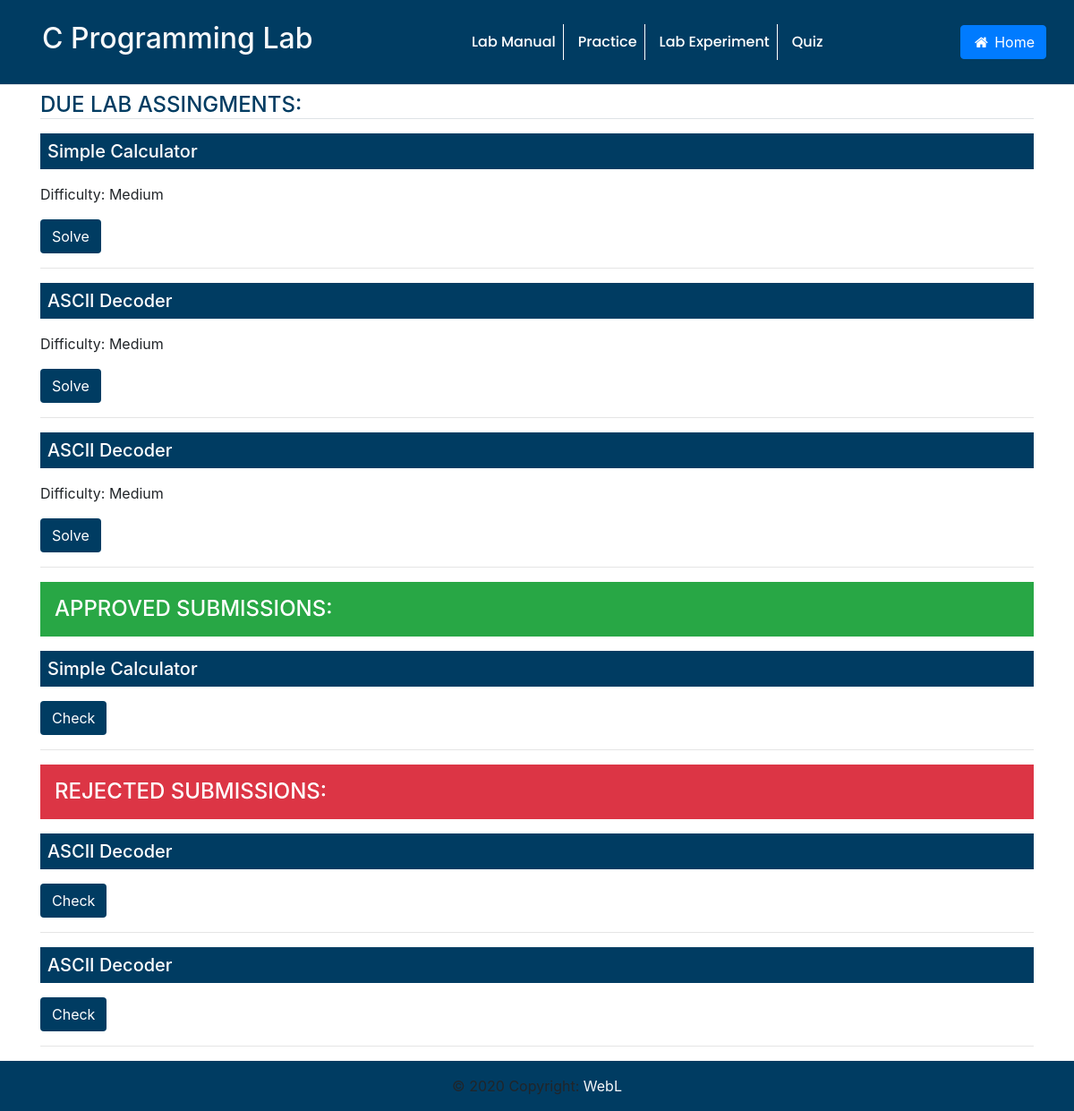
The app's page /lab/assignments/all (signed in), older data.
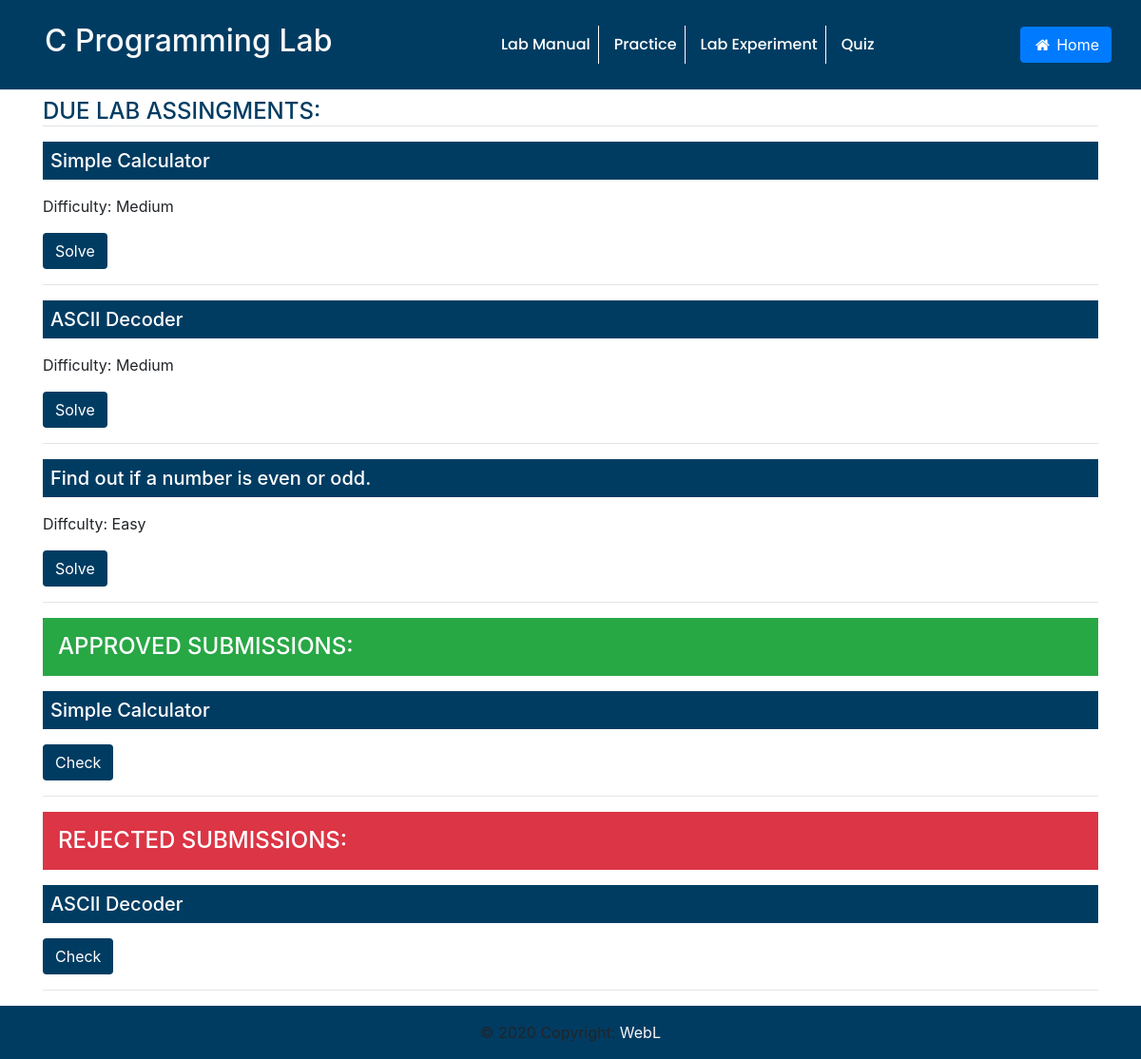
The same page, newer data.
### lab/models.py (models this page shows, shortened)
class Assignments(models.Model):
    title = models.CharField(max_length=150, default='')
    description = models.TextField(default='')
    objective = models.TextField(default='')
    task = models.TextField(default='')
    input_content = models.TextField(default='')
    output_content = models.TextField(default='')
    status = models.BooleanField(default=False)

class AssignmentSubmissions(models.Model):
    author = models.ForeignKey(CustomUser, on_delete=models.CASCADE)
    problem = models.ForeignKey(Assignments, on_delete=models.CASCADE)
    code = models.FileField(upload_to='assignmentSubmissions/')
    approved = models.BooleanField(default=False)
    reviewed = models.BooleanField(default=False)
    teachers_remarks = models.TextField(default='')

### lab/views.py (the view)
# urls.py: path('assignments/all', lab_views.labAssignments, name='lab-labassignments'),
def labAssignments(request):
    if request.user.is_authenticated:
        if request.user.position == 'Student':
            assignments = Assignments.objects.all()
            rejected_submissions = AssignmentSubmissions.objects.filter(reviewed=True, approved=False)
            accepted_submissions = AssignmentSubmissions.objects.filter(reviewed=True, approved=True)
            if assignments:
                context = {
                    'problems': assignments,
                    'rejected_submissions': rejected_submissions,
                    'accepted_submissions': accepted_submissions
            }
            else:
                context = {
                    'alert': "No assignments given yet."
                }
            for sub in accepted_submissions:
                print(sub.problem.title)
            for s in rejected_submissions:
                print(s.teachers_remarks)
            return render(request, 'lab/labexp.html', context)
        else:
            return redirect('lab-labproblems')
    else:
        messages.success(request, 'You need to login to first.')
        return redirect('user-login')

### lab/templates/lab/labexp.html (shortened to what this page needs)
{% load static %}
<!doctype html>
<html lang="en">
<head>
    <link rel="stylesheet" type="text/css" href="{% static 'lab/labexp.css' %}">
    <link rel="stylesheet" href="https://maxcdn.bootstrapcdn.com/bootstrap/4.0.0/css/bootstrap.min.css">
    <link rel="stylesheet" href="https://cdnjs.cloudflare.com/ajax/libs/font-awesome/4.7.0/css/font-awesome.min.css">
    </head>
    <body>
           <nav class="navbar navbar-expand-sm border-bottom shadow-sm nav1  p-3 ml-auto">
            <div class="container-fluid">
              <a href="homepage.html" class="nav-link text-light">
               <h2> C Programming Lab</h2>
              </a>
            <div class="collapse navbar-collapse " id="collapsibleNavbar">
              <ul class="navbar-nav m-auto">
                <li class="nav-item pl-2 active" style="border-right: 1.5px solid white">
                  <a class="nav-link " href="#" id="nt">Lab Manual</a>
                </li>
                <li class="nav-item pl-2 " style="border-right: 1.5px solid white">
                  <a class="nav-link" href="#" id="nt">Practice</a>
                </li>
                <li class="nav-item pl-2">
                  <a class="nav-link " style="border-right: 1.5px solid white" href="#" id="nt">Lab Experiment</a>
                </li>
                <li class="nav-item pl-2">
                    <a class="nav-link" href="#" id="nt">Quiz</a>
                  </li>
              </ul>
              <a  href="#"><button class="btn btn-primary"><i class="fa fa-fw fa-home"></i> Home</button></a>
            </div>
        </div>
        </nav>
    <main>
        <div class="container my-2">
          <h4 style="color: #003c62" class="border-bottom">DUE LAB ASSINGMENTS:</h4>
          {% for i in problems %}
              <div>
                    <h5 style="background: #003c62; color:#fff;" class="p-2 my-3">{{i.title}}</h5>
              </div>
              <div>
                  <p>{{i.description}}</p>
              </div>
              <button class="btn" style="background: #003c62; color:#fff;"><a href=all/{{i.id}} style="text-decoration: none; color:#fff;">Solve</a></button>
          <hr>
          {% endfor %}
        </div>
        <div class="container my-2">
          <h4 style="color: #fff" class="p-3 bg-success">APPROVED SUBMISSIONS:</h4>
          {% for i in accepted_submissions %}
              <div>
                    <h5 style="background: #003c62; color:#fff;" class="p-2 my-3">{{i.problem.title}}</h5>
              </div>
              <button class="btn" style="background: #003c62; color:#fff;"><a href={{i.id}} style="text-decoration: none; color:#fff;">Check</a></button>
          <hr>
          {% endfor %}
        </div>
        <div class="container my-2">
          <h4 style="color: #fff" class="p-3 bg-danger">REJECTED SUBMISSIONS:</h4>
          {% for i in rejected_submissions %}
              <div>
                    <h5 style="background: #003c62; color:#fff;" class="p-2 my-3">{{i.problem.title}}</h5>
              </div>
              <button class="btn" style="background: #003c62; color:#fff;"><a href={{i.id}} style="text-decoration: none; color:#fff;">Check</a></button>
          <hr>
          {% endfor %}
        </div>
    </main>
            <div class="text-center p-3" style="background-color: #003c62;">
              <a class="text-light" href="homepage.html">WebL</a>
            </div>
</body>
</html>

### lab/static/lab/labexp.css (style rules this page uses)
body { font-family: 'Poppins', sans-serif; }
.nav1 { background: #003c62; color:#fff; }
#nt { color: #fff; font-family: 'Poppins', sans-serif; font-weight: 500; font-size: 1em; }

Row changes from the older to the newer data that the page shows:
removed Assignments: title "ASCII Decoder", description "Difficulty: Medium"
removed AssignmentSubmissions: problem "ASCII Decoder", shown under "REJECTED SUBMISSIONS:"
added Assignments: title "Find out if a number is even or odd.", description "Diffculty: Easy"
